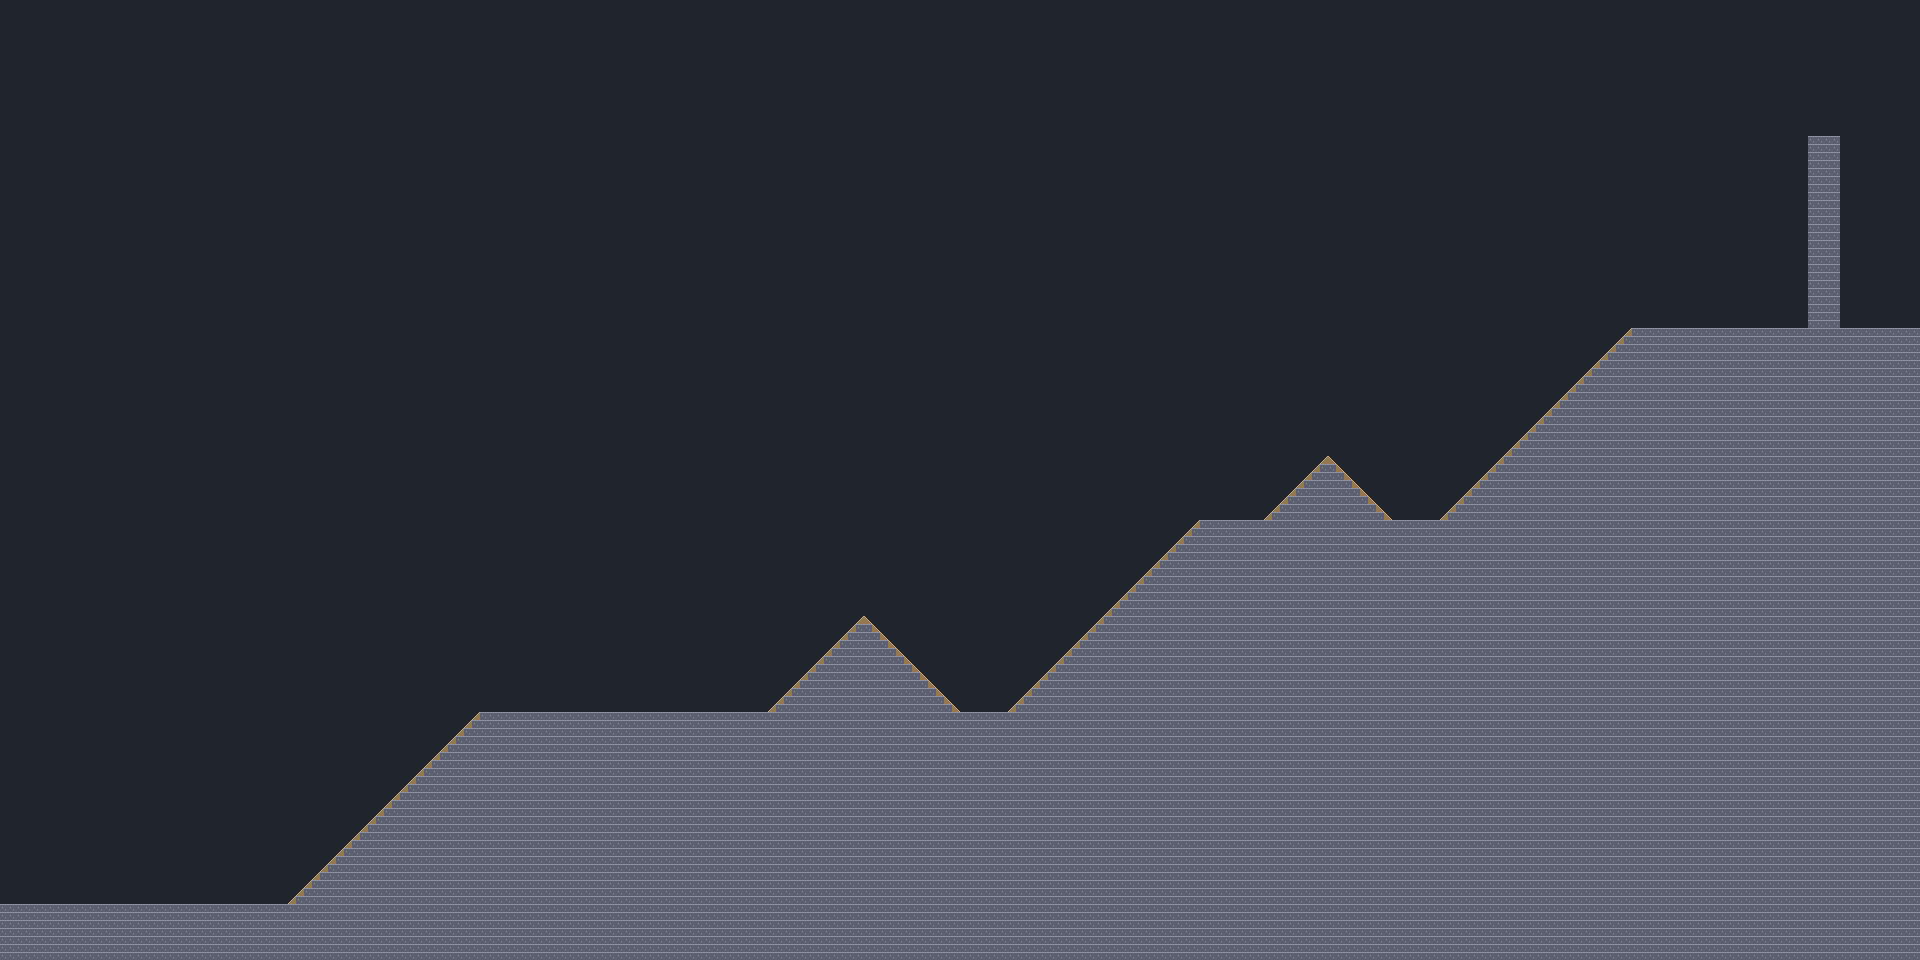

Tiled map render using the project's own tile images. Description and the map definition, with tile-layer contents summarised, below:
An orthogonal 240x120 tile map with 8x8 px tiles, 1 tile layer (terrain) and 76 objects (34x bones, 23x props, 6x lamps, 6x steam, 2x secrets, ...).

<map version="1.8" tiledversion="1.8.2" orientation="orthogonal" renderorder="right-down" width="240" height="120" tilewidth="8" tileheight="8" infinite="0" backgroundcolor="#20242c" nextlayerid="11" nextobjectid="77">
 <editorsettings>
  <export target="../riverwalk/level/tiled/rooftops_sketch.lua" format="lua" />
 </editorsettings>
 <properties>
  <property name="bikes" value="{}" />
  <property name="movers" value="{}" />
  <property name="intro" value="{ &quot;LEVEL 3&quot;, &quot;ROOFTOPS&quot;, &quot;A GULL TOOK THE BALL TO ITS NEST!&quot;, &quot;UP THE STAIRS OR OVER THE ROOFS!&quot; }" />
  <property name="name" value="ROOFTOPS" />
  <property name="number" type="int" value="3" />
  <property name="scenery" value="greybox" />
  <property name="time" type="int" value="300" />
  <property name="title" value="Pepper: Rooftops (paper map)" />
 </properties>
 <tileset firstgid="1" name="terrain" tilewidth="8" tileheight="8" tilecount="4" columns="4">
  <image source="terrain.png" width="32" height="8" />
  <tile id="0">
   <properties>
    <property name="char" value="#" />
    <property name="what" value="solid" />
   </properties>
  </tile>
  <tile id="1">
   <properties>
    <property name="char" value="~" />
    <property name="what" value="water" />
   </properties>
  </tile>
  <tile id="2">
   <properties>
    <property name="char" value="/" />
    <property name="what" value="slope up to the right" />
   </properties>
  </tile>
  <tile id="3">
   <properties>
    <property name="char" value="\" />
    <property name="what" value="slope down to the right" />
   </properties>
  </tile>
 </tileset>
 <layer id="1" name="terrain" width="240" height="120">
  <data>[28800 cells, 10248 non-empty, 3 distinct tile ids]</data>
 </layer>
 <objectgroup id="2" name="props" color="#ffa040" draworder="index">
  <object id="1" name="CAFE" type="props" x="24" y="824" width="192" height="80">
   <properties>
    <property name="kind" value="decor" />
    <property name="layer" value="back" />
    <property name="label" value="top" />
   </properties>
  </object>
  <object id="2" name="CAFE TABLE" type="props" x="104" y="880" width="32" height="4">
   <properties>
    <property name="kind" value="solid" />
    <property name="layer" value="play" />
   </properties>
  </object>
  <object id="3" name="STAIRWELL A" type="props" x="280" y="664" width="208" height="240">
   <properties>
    <property name="kind" value="decor" />
    <property name="layer" value="back" />
    <property name="label" value="top" />
   </properties>
  </object>
  <object id="4" name="STAIRWELL B" type="props" x="1000" y="472" width="208" height="240">
   <properties>
    <property name="kind" value="decor" />
    <property name="layer" value="back" />
    <property name="label" value="top" />
   </properties>
  </object>
  <object id="5" name="STAIRWELL C" type="props" x="1432" y="280" width="208" height="240">
   <properties>
    <property name="kind" value="decor" />
    <property name="layer" value="back" />
    <property name="label" value="top" />
   </properties>
  </object>
  <object id="6" name="CITY HALL TOWER" type="props" x="40" y="40" width="160" height="520">
   <properties>
    <property name="kind" value="decor" />
    <property name="layer" value="back" />
    <property name="label" value="top" />
   </properties>
  </object>
  <object id="7" name="DORMER" type="props" x="600" y="616" width="80" height="6">
   <properties>
    <property name="kind" value="oneway" />
    <property name="layer" value="play" />
    <property name="label" value="top" />
   </properties>
  </object>
  <object id="8" type="props" x="688" y="520" width="80" height="6">
   <properties>
    <property name="name" value="" />
    <property name="kind" value="oneway" />
    <property name="layer" value="play" />
   </properties>
  </object>
  <object id="9" type="props" x="800" y="520" width="24" height="6">
   <properties>
    <property name="name" value="" />
    <property name="kind" value="oneway" />
    <property name="layer" value="play" />
    <property name="crumble" type="bool" value="true" />
    <property name="loose" type="bool" value="true" />
   </properties>
  </object>
  <object id="10" type="props" x="856" y="520" width="24" height="6">
   <properties>
    <property name="name" value="" />
    <property name="kind" value="oneway" />
    <property name="layer" value="play" />
    <property name="crumble" type="bool" value="true" />
    <property name="loose" type="bool" value="true" />
   </properties>
  </object>
  <object id="11" type="props" x="912" y="520" width="24" height="6">
   <properties>
    <property name="name" value="" />
    <property name="kind" value="oneway" />
    <property name="layer" value="play" />
    <property name="crumble" type="bool" value="true" />
    <property name="loose" type="bool" value="true" />
   </properties>
  </object>
  <object id="12" name="GABLE" type="props" x="968" y="520" width="72" height="16">
   <properties>
    <property name="kind" value="solid" />
    <property name="layer" value="play" />
    <property name="label" value="top" />
   </properties>
  </object>
  <object id="13" type="props" x="1072" y="488" width="64" height="6">
   <properties>
    <property name="name" value="" />
    <property name="kind" value="oneway" />
    <property name="layer" value="play" />
   </properties>
  </object>
  <object id="14" type="props" x="1168" y="456" width="64" height="6">
   <properties>
    <property name="name" value="" />
    <property name="kind" value="oneway" />
    <property name="layer" value="play" />
   </properties>
  </object>
  <object id="15" type="props" x="1240" y="360" width="80" height="6">
   <properties>
    <property name="name" value="" />
    <property name="kind" value="oneway" />
    <property name="layer" value="play" />
   </properties>
  </object>
  <object id="16" type="props" x="1352" y="360" width="24" height="6">
   <properties>
    <property name="name" value="" />
    <property name="kind" value="oneway" />
    <property name="layer" value="play" />
    <property name="crumble" type="bool" value="true" />
    <property name="loose" type="bool" value="true" />
   </properties>
  </object>
  <object id="17" type="props" x="1408" y="360" width="24" height="6">
   <properties>
    <property name="name" value="" />
    <property name="kind" value="oneway" />
    <property name="layer" value="play" />
    <property name="crumble" type="bool" value="true" />
    <property name="loose" type="bool" value="true" />
   </properties>
  </object>
  </objectgroup>
 <objectgroup id="3" name="zones" color="#ff4060" draworder="index">
  <!-- 2 objects omitted --></objectgroup>
 <objectgroup id="4" name="movers" color="#40c0ff" draworder="index">
 </objectgroup>
 <objectgroup id="5" name="critters" color="#c060ff" draworder="index">
  <!-- 1 objects omitted --></objectgroup>
 <objectgroup id="6" name="lamps" color="#ffe040" draworder="index">
  <!-- 6 objects omitted --></objectgroup>
 <objectgroup id="7" name="bones" color="#ffffff" draworder="index">
  <!-- 34 objects omitted --></objectgroup>
 <objectgroup id="8" name="story" color="#40ff80" draworder="index">
  <!-- 3 objects omitted --></objectgroup>
 <objectgroup id="9" name="nest" color="#a0a0a0" draworder="index">
  <!-- 1 objects omitted --></objectgroup>
 <objectgroup id="10" name="steam" color="#a0a0a0" draworder="index">
  <!-- 6 objects omitted --></objectgroup>
</map>
<!-- 59 of 76 objects omitted -->
